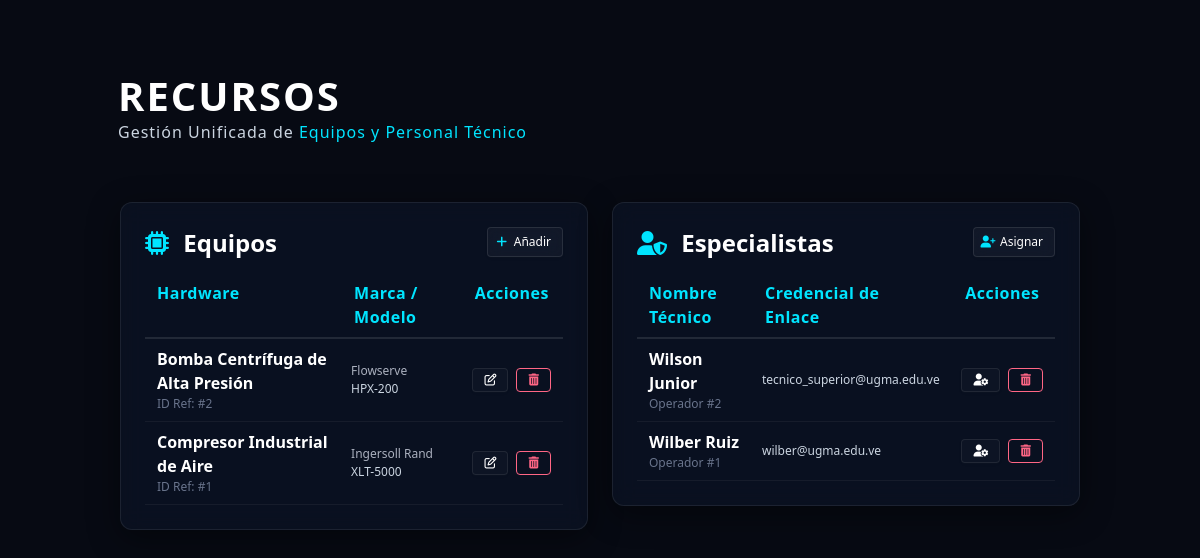
Screenshot of /gestion_recursos.php with the database file from the repository.
### tables this page shows
CREATE TABLE `equipos` (
  `id` int(11) NOT NULL,
  `nombre` varchar(100) NOT NULL,
  `modelo` varchar(100) NOT NULL,
  `marca` varchar(100) NOT NULL,
  `archivo_manual` varchar(255) NOT NULL,
  `creado_en` timestamp NOT NULL DEFAULT current_timestamp()
);

CREATE TABLE `usuarios` (
  `id` int(11) NOT NULL,
  `nombre` varchar(100) NOT NULL,
  `correo` varchar(100) NOT NULL,
  `password` varchar(255) NOT NULL,
  `rol` enum('administrador','tecnico') DEFAULT 'tecnico',
  `creado_en` timestamp NOT NULL DEFAULT current_timestamp()
);

### gestion_recursos.php (the view, shortened to what this page needs)
<?php
require_once 'config/conexion.php';
$query_equipos = "SELECT id, nombre, marca, modelo FROM equipos ORDER BY id DESC";
$stmt_equipos = $pdo->query($query_equipos);
$equipos = $stmt_equipos->fetchAll();
$query_tecnicos = "SELECT id, nombre, correo FROM usuarios WHERE rol = 'tecnico' ORDER BY id DESC";
$stmt_tecnicos = $pdo->query($query_tecnicos);
$tecnicos = $stmt_tecnicos->fetchAll();
?>
<!DOCTYPE html>
<html lang="es">
<head>
    <link rel="stylesheet" href="https://cdn.jsdelivr.net/npm/bulma@1.0.4/css/bulma.min.css">
    <link rel="stylesheet" href="https://cdnjs.cloudflare.com/ajax/libs/font-awesome/6.4.0/css/all.min.css">
</head>
<body>
    <div id="gan-canvas-container"></div>
    <main class="section main-content-area">
        <div class="container" style="margin-top: 25px;">
            <div class="columns is-vcentered mb-6">
                <div class="column" style="padding-left: 10px;">
                    <h1 class="title is-2" style="letter-spacing: 2px; font-weight: 800; text-transform: uppercase;">Recursos</h1>
                    <h2 class="subtitle is-6 mt-1" style="color: #cbd5e1 !important; letter-spacing: 1px;">
                        Gestión Unificada de <span class="theme-accent-text" style="font-weight: 500;">Equipos y Personal Técnico</span>
                    </h2>
                </div>
            </div>
            <div class="columns is-desktop">
                <div class="column is-6-desktop">
                    <div class="box custom-card p-5">
                        <div class="level is-mobile mb-4">
                            <div class="level-left">
                                <h3 class="title is-4 mb-0">
                                    <i class="fa-solid fa-microchip mr-2 theme-accent-text"></i> Equipos
                                </h3>
                            </div>
                            <div class="level-right">
                                <a href="registrar_equipo.php" class="button is-small btn-cyber-action">
                                    <span class="icon"><i class="fa-solid fa-plus"></i></span>
                                    <span>Añadir</span>
                                </a>
                            </div>
                        </div>
                        <div class="table-container">
                            <table class="table is-fullwidth">
                                <thead>
                                    <tr>
                                        <th>Hardware</th>
                                        <th>Marca / Modelo</th>
                                        <th class="has-text-centered">Acciones</th>
                                    </tr>
                                </thead>
                                <tbody>
                                    <?php if (empty($equipos)): ?>
                                        <tr>
                                            <td colspan="3" class="has-text-centered has-text-grey py-4">No hay hardware mapeado.</td>
                                        </tr>
                                    <?php else: ?>
                                        <?php foreach ($equipos as $eq): ?>
                                            <tr>
                                                <td>
                                                    <strong class="has-text-white"><?php echo htmlspecialchars($eq['nombre']); ?></strong>
                                                    <p class="is-size-7 has-text-grey">ID Ref: #<?php echo $eq['id']; ?></p>
                                                </td>
                                                <td class="is-size-7">
                                                    <span class="has-text-grey-light"><?php echo htmlspecialchars($eq['marca']); ?></span>
                                                    <p style="color: #cbd5e1;"><?php echo htmlspecialchars($eq['modelo']); ?></p>
                                                </td>
                                                <td class="has-text-centered">
                                                    <div class="is-flex is-justify-content-center">
                                                        <a href="editar_equipo.php?id=<?php echo $eq['id']; ?>" class="button is-small btn-action-outline mr-2" title="Editar">
                                                            <i class="fa-regular fa-pen-to-square"></i>
                                                        </a>
                                                        <a href="gestion_recursos.php?action=eliminar_equipo&id=<?php echo $eq['id']; ?>"
                                                           class="button is-small is-danger is-outlined"
                                                           onclick="return confirm('¿Eliminar equipo definitivamente? Esto afectará los reportes ligados.');">
                                                            <i class="fa-solid fa-trash-can"></i>
                                                        </a>
                                                    </div>
                                                </td>
                                            </tr>
                                        <?php endforeach; ?>
                                    <?php endif; ?>
                                </tbody>
                            </table>
                        </div>
                    </div>
                </div>
                <div class="column is-6-desktop">
                    <div class="box custom-card p-5">
                        <div class="level is-mobile mb-4">
                            <div class="level-left">
                                <h3 class="title is-4 mb-0">
                                    <i class="fa-solid fa-user-shield mr-2 theme-accent-text"></i> Especialistas
                                </h3>
                            </div>
                            <div class="level-right">
                                <a href="registrar_tecnico.php" class="button is-small btn-cyber-action">
                                    <span class="icon"><i class="fa-solid fa-user-plus"></i></span>
                                    <span>Asignar</span>
                                </a>
                            </div>
                        </div>
                        <div class="table-container">
                            <table class="table is-fullwidth">
                                <thead>
                                    <tr>
                                        <th>Nombre Técnico</th>
                                        <th>Credencial de Enlace</th>
                                        <th class="has-text-centered">Acciones</th>
                                    </tr>
                                </thead>
                                <tbody>
                                    <?php if (empty($tecnicos)): ?>
                                        <tr>
                                            <td colspan="3" class="has-text-centered has-text-grey py-4">No hay especialistas registrados.</td>
                                        </tr>
                                    <?php else: ?>
                                        <?php foreach ($tecnicos as $tec): ?>
                                            <tr>
                                                <td>
                                                    <strong class="has-text-white"><?php echo htmlspecialchars($tec['nombre']); ?></strong>
                                                    <p class="is-size-7 has-text-grey">Operador #<?php echo $tec['id']; ?></p>
                                                </td>
                                                <td class="is-size-7" style="color: #cbd5e1;"><?php echo htmlspecialchars($tec['correo']); ?></td>
                                                <td class="has-text-centered">
                                                    <div class="is-flex is-justify-content-center">
                                                        <a href="editar_tecnico.php?id=<?php echo $tec['id']; ?>" class="button is-small btn-action-outline mr-2" title="Modificar">
                                                            <i class="fa-solid fa-user-gear"></i>
                                                        </a>
                                                        <a href="gestion_recursos.php?action=eliminar_tecnico&id=<?php echo $tec['id']; ?>"
                                                           class="button is-small is-danger is-outlined"
                                                           onclick="return confirm('¿Dar de baja a este especialista del panel activo?');">
                                                            <i class="fa-solid fa-trash-can"></i>
                                                        </a>
                                                    </div>
                                                </td>
                                            </tr>
                                        <?php endforeach; ?>
                                    <?php endif; ?>
                                </tbody>
                            </table>
                        </div>
                    </div>
                </div>
            </div>
        </div>
    </main>
</body>
</html>

### gestion_recursos.php (style rules this page uses)
body { background-color: #070a13; min-height: 100vh; overflow-x: hidden; color: #f1f5f9; font-family: system-ui, -apple-system, sans-serif; margin: 0; padding: 0; }
#gan-canvas-container { position: fixed; top: 0; left: 0; width: 100%; height: 100%; z-index: 1; pointer-events: none; opacity: 0.35; }
.main-content-area { position: relative; z-index: 2; padding: 3rem 1.5rem; }
.custom-card { background-color: rgba(13, 20, 38, 0.65) !important; backdrop-filter: blur(12px) saturate(160%); -webkit-backdrop-filter: blur(12px) saturate(160%); border: 1px solid rgba(255, 255, 255, 0.08); border-radius: 12px; box-shadow: 0 8px 32px 0 rgba(0, 0, 0, 0.45); }
.title, .subtitle, th { color: #ffffff !important; }
.table { background-color: transparent !important; color: #cbd5e1 !important; width: 100%; }
.table thead th { color: var(--dynamic-core-color, #00e5ff) !important; border-bottom: 2px solid rgba(255, 255, 255, 0.1) !important; letter-spacing: 0.5px; }
.table td { border-bottom: 1px solid rgba(255, 255, 255, 0.05) !important; vertical-align: middle !important; }
.table-container { overflow-x: auto !important; -webkit-overflow-scrolling: touch; width: 100%; }
:root { --dynamic-core-color: #00e5ff; }
.theme-accent-text { color: var(--dynamic-core-color) !important; }
.btn-cyber-action { background-color: rgba(255, 255, 255, 0.03) !important; color: #ffffff !important; border: 1px solid rgba(255, 255, 255, 0.1) !important; backdrop-filter: blur(8px); transition: all 0.3s ease; }
.btn-cyber-action .icon { color: var(--dynamic-core-color) !important; }
.btn-action-outline { background-color: rgba(255, 255, 255, 0.02) !important; border: 1px solid rgba(255, 255, 255, 0.08) !important; color: #fff !important; }

### rows the page displays
equipos: nombre "Bomba Centrífuga de Alta Presión", id "2", marca "Flowserve", modelo "HPX-200"
equipos: nombre "Compresor Industrial de Aire", id "1", marca "Ingersoll Rand", modelo "XLT-5000"
usuarios: nombre "Wilson Junior", id "2", correo "tecnico_superior@ugma.edu.ve"
usuarios: nombre "Wilber Ruiz", id "1", correo "wilber@ugma.edu.ve"
